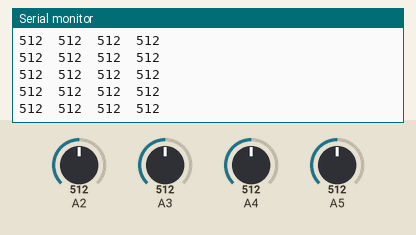
This sketch was run on a simulated Arduino Uno, built with avr-gcc and run on an emulated ATmega328P. Shown: the last lines printed to the serial monitor. Inputs (shaded band) come from the test bench; at power-on: A2 = 512, A5 = 512, A3 = 512, A4 = 512.

Above: at 1.2 s.
1.3 s: A2 set to 105
At 2.4 s:
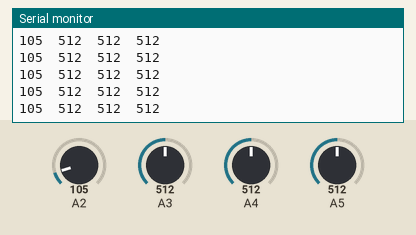
2.8 s: A2 set to 92
At 3.7 s:
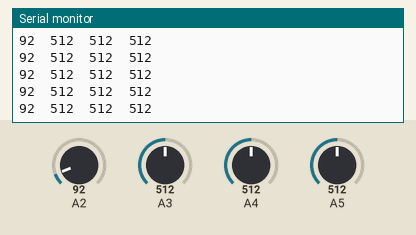
7.3 s: A5 set to 105
At 8.0 s:
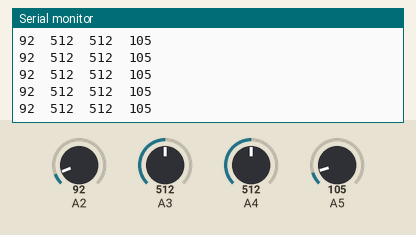
8.8 s: A5 set to 91
At 9.6 s:
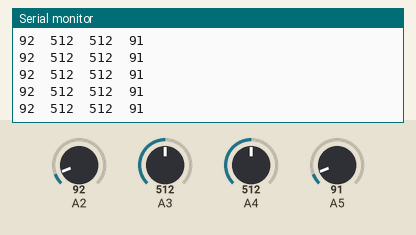
Timing chart, 0 to 11.8 s (numbered marks = the images above; inputs shaded):
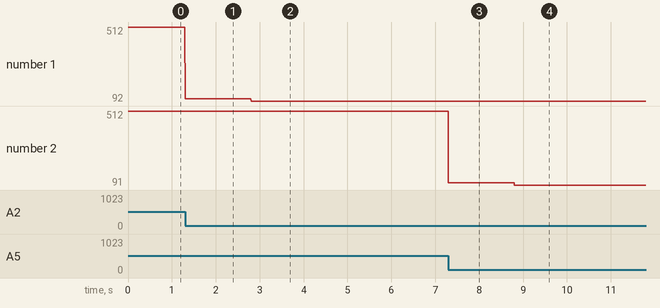

The sketch:

analogDistanceSensorTest.ino
```cpp
// read four analog distance sensors and send the values to serial.
// Dan Royer (dan@marginallyclever.com)
// 2016-05-14

void setup() {
  // put your setup code here, to run once:
  Serial.begin(57600);
}


void loop() {
  // put your main code here, to run repeatedly:
  Serial.print(analogRead(2));  Serial.print("\t");
  Serial.print(analogRead(3));  Serial.print("\t");
  Serial.print(analogRead(4));  Serial.print("\t");
  Serial.print(analogRead(5));  Serial.print("\n");
  delay(5);
}
```

Measured:
- after the input at 1.3 s, the serial monitor: prints a new line at once (image 1)
- after the input at 2.8 s, the serial monitor: prints a new line at once (image 2)
- after the input at 7.3 s, the serial monitor: prints a new line at once (image 3)
- after the input at 8.8 s, the serial monitor: prints a new line at once (image 4)
- plotted number 1: 512 → 105 after the input at 1.3 s, 105 → 92 after the input at 2.8 s
- plotted number 2: 105 → 91 after the input at 8.8 s
